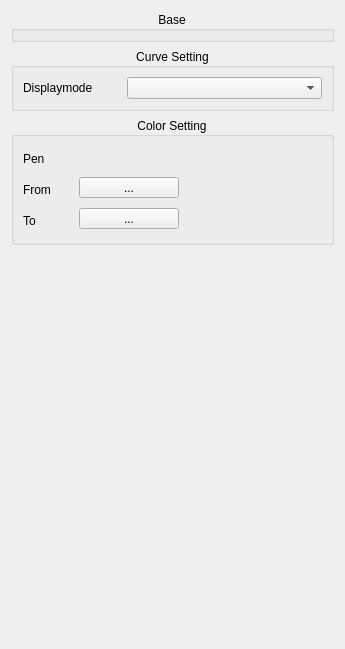
<?xml version="1.0" encoding="UTF-8"?>
<ui version="4.0">
 <class>DAChartSpectrogramItemSettingWidget</class>
 <widget class="QWidget" name="DAChartSpectrogramItemSettingWidget">
  <property name="geometry">
   <rect>
    <x>0</x>
    <y>0</y>
    <width>345</width>
    <height>649</height>
   </rect>
  </property>
  <property name="windowTitle">
   <string>Curve Setting</string>
  </property>
  <layout class="QVBoxLayout" name="verticalLayout_2">
   <item>
    <widget class="QGroupBox" name="groupBoxBaseItem">
     <property name="sizePolicy">
      <sizepolicy hsizetype="Preferred" vsizetype="Maximum">
       <horstretch>0</horstretch>
       <verstretch>0</verstretch>
      </sizepolicy>
     </property>
     <property name="title">
      <string>Base</string>
     </property>
     <property name="alignment">
      <set>Qt::AlignCenter</set>
     </property>
     <property name="flat">
      <bool>true</bool>
     </property>
     <layout class="QVBoxLayout" name="verticalLayout">
      <property name="spacing">
       <number>0</number>
      </property>
      <property name="leftMargin">
       <number>0</number>
      </property>
      <property name="topMargin">
       <number>1</number>
      </property>
      <property name="rightMargin">
       <number>0</number>
      </property>
      <property name="bottomMargin">
       <number>1</number>
      </property>
      <item>
       <widget class="DA::DAChartPlotItemSettingWidget" name="widgetItemSetting" native="true"/>
      </item>
     </layout>
    </widget>
   </item>
   <item>
    <widget class="QGroupBox" name="groupBoxCurve">
     <property name="sizePolicy">
      <sizepolicy hsizetype="Preferred" vsizetype="Maximum">
       <horstretch>0</horstretch>
       <verstretch>0</verstretch>
      </sizepolicy>
     </property>
     <property name="minimumSize">
      <size>
       <width>0</width>
       <height>0</height>
      </size>
     </property>
     <property name="title">
      <string>Curve Setting</string>
     </property>
     <property name="alignment">
      <set>Qt::AlignCenter</set>
     </property>
     <property name="flat">
      <bool>true</bool>
     </property>
     <layout class="QGridLayout" name="gridLayout_5">
      <item row="0" column="0">
       <widget class="QLabel" name="label">
        <property name="text">
         <string>Displaymode</string>
        </property>
       </widget>
      </item>
      <item row="0" column="1" colspan="2">
       <widget class="QComboBox" name="comboBoxDisplayMode"/>
      </item>
     </layout>
    </widget>
   </item>
   <item>
    <widget class="QGroupBox" name="groupBoxMarker">
     <property name="enabled">
      <bool>true</bool>
     </property>
     <property name="sizePolicy">
      <sizepolicy hsizetype="Preferred" vsizetype="Maximum">
       <horstretch>0</horstretch>
       <verstretch>0</verstretch>
      </sizepolicy>
     </property>
     <property name="minimumSize">
      <size>
       <width>0</width>
       <height>0</height>
      </size>
     </property>
     <property name="title">
      <string>Color Setting</string>
     </property>
     <property name="alignment">
      <set>Qt::AlignCenter</set>
     </property>
     <property name="flat">
      <bool>true</bool>
     </property>
     <property name="checkable">
      <bool>false</bool>
     </property>
     <property name="checked">
      <bool>false</bool>
     </property>
     <layout class="QFormLayout" name="formLayout">
      <item row="0" column="0">
       <widget class="QLabel" name="label_6">
        <property name="minimumSize">
         <size>
          <width>50</width>
          <height>25</height>
         </size>
        </property>
        <property name="text">
         <string>Pen</string>
        </property>
       </widget>
      </item>
      <item row="2" column="0">
       <widget class="QLabel" name="label_2">
        <property name="minimumSize">
         <size>
          <width>50</width>
          <height>25</height>
         </size>
        </property>
        <property name="text">
         <string>From</string>
        </property>
       </widget>
      </item>
      <item row="2" column="1">
       <widget class="DA::DAColorPickerButton" name="FromColorButton">
        <property name="minimumSize">
         <size>
          <width>100</width>
          <height>0</height>
         </size>
        </property>
        <property name="text">
         <string>...</string>
        </property>
       </widget>
      </item>
      <item row="4" column="0">
       <widget class="QLabel" name="label_3">
        <property name="minimumSize">
         <size>
          <width>50</width>
          <height>25</height>
         </size>
        </property>
        <property name="text">
         <string>To</string>
        </property>
       </widget>
      </item>
      <item row="4" column="1">
       <widget class="DA::DAColorPickerButton" name="ToColorButton">
        <property name="minimumSize">
         <size>
          <width>100</width>
          <height>0</height>
         </size>
        </property>
        <property name="text">
         <string>...</string>
        </property>
       </widget>
      </item>
      <item row="0" column="1">
       <widget class="DA::DAPenEditWidget" name="Penwidget" native="true"/>
      </item>
     </layout>
    </widget>
   </item>
   <item>
    <spacer name="verticalSpacer">
     <property name="orientation">
      <enum>Qt::Vertical</enum>
     </property>
     <property name="sizeHint" stdset="0">
      <size>
       <width>20</width>
       <height>40</height>
      </size>
     </property>
    </spacer>
   </item>
  </layout>
 </widget>
 <customwidgets>
  <customwidget>
   <class>DA::DAPenEditWidget</class>
   <extends>QWidget</extends>
   <header>DAPenEditWidget.h</header>
   <container>1</container>
  </customwidget>
  <customwidget>
   <class>DA::DAChartPlotItemSettingWidget</class>
   <extends>QWidget</extends>
   <header>DAChartPlotItemSettingWidget.h</header>
   <container>1</container>
  </customwidget>
  <customwidget>
   <class>DA::DAColorPickerButton</class>
   <extends>QToolButton</extends>
   <header>DAColorPickerButton.h</header>
  </customwidget>
 </customwidgets>
 <resources/>
 <connections/>
 <buttongroups>
  <buttongroup name="buttonGroupOrientation"/>
 </buttongroups>
</ui>
